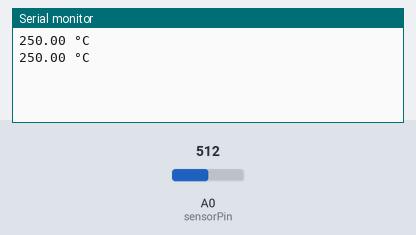
Bench run of a sketch on a simulated Arduino Uno, built with avr-gcc and run on an emulated ATmega328P. On the bench: the last lines printed to the serial monitor. The inputs (shaded band) are chosen by the test bench; at power-on: A0 (sensorPin) = 512.

Above: at 1.8 s.
1.9 s: A0 (sensorPin) set to 716
At 2.8 s:
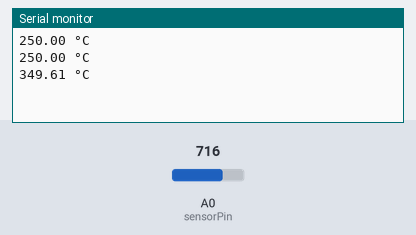
3.4 s: A0 (sensorPin) set to 900
At 4.6 s:
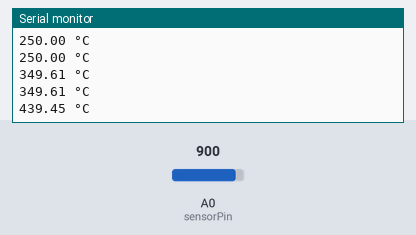
Timing chart, 0 to 6.4 s (numbered marks = the images above; inputs shaded):
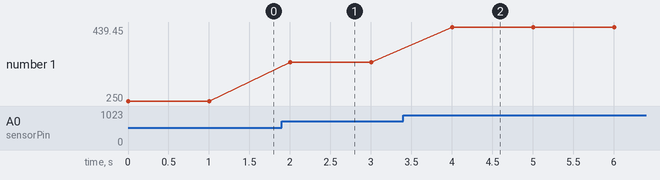

The sketch:

lm35.ino
```cpp
#include <Wire.h>
#include <LiquidCrystal_I2C.h>
LiquidCrystal_I2C lcd(0x27, 16, 2);
const int sensorPin = A0;
void setup() {
  Serial.begin(9600);
}
void loop() {
  int reading = analogRead(sensorPin);
  float voltage = reading * (5000 / 1024.0);
  float temperature = voltage / 10;
  Serial.print(temperature);
  Serial.print(" \xC2\xB0");
  Serial.println("C");
  delay(1000);
}
```

Measured:
- after the input at 1.9 s, the serial monitor: prints a new line after 0.10 s (image 1)
- after the input at 3.4 s, the serial monitor: prints a new line after 0.60 s (image 2)
- plotted number 1: 250 → 349.61 after the input at 1.9 s, 349.61 → 439.45 after the input at 3.4 s
